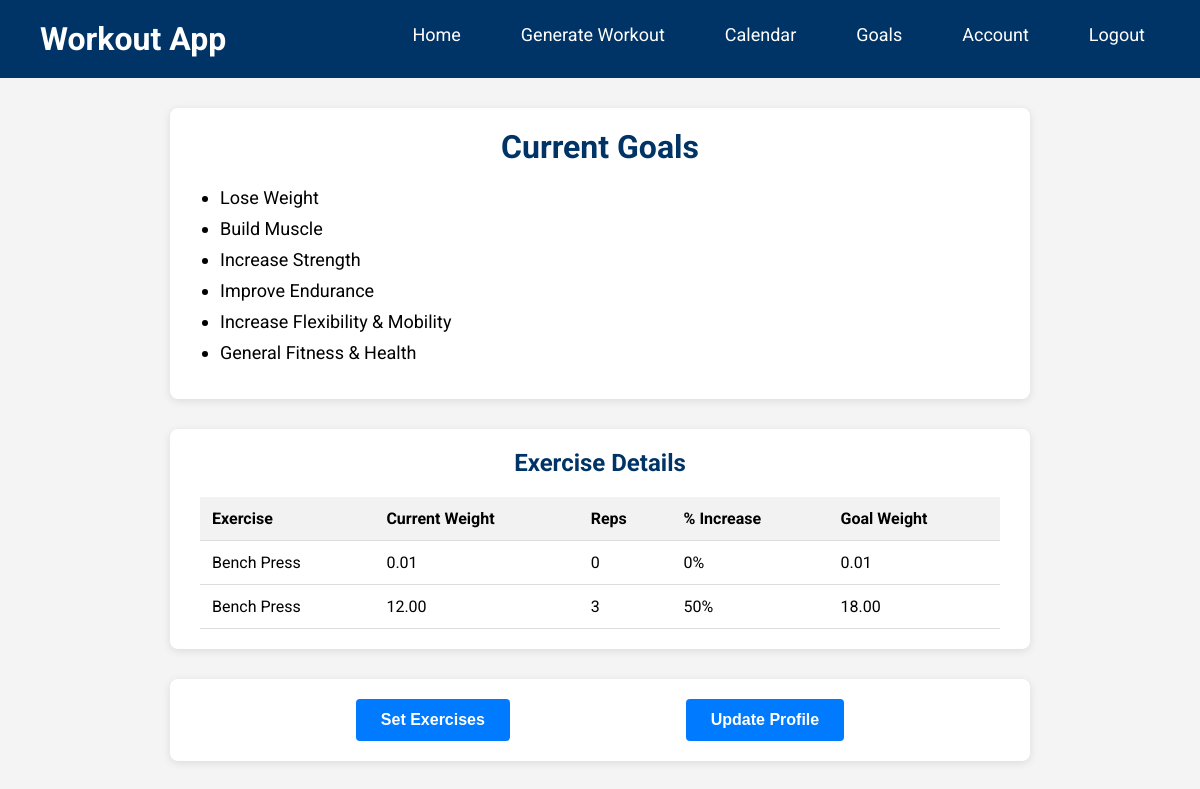
The page /goals/ (signed in) on the database as committed earlier.
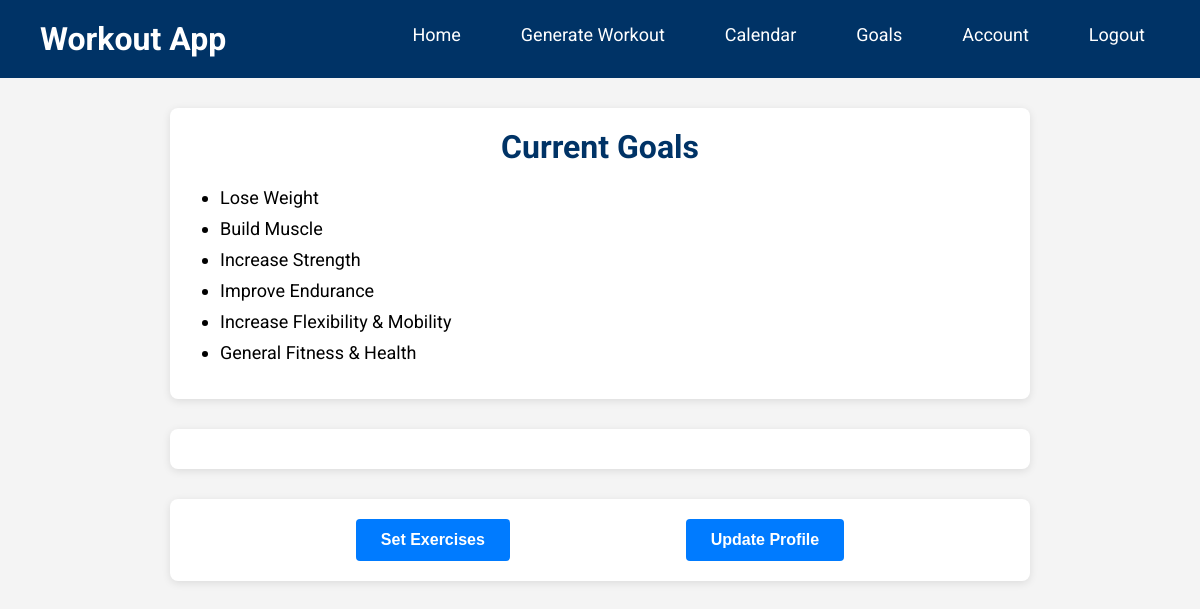
The same page on the database as committed later.
### accounts/models.py (models this page shows)
class Goal(models.Model):
    name = models.CharField(max_length=100)
    description = models.TextField()
    def __str__(self):
        return self.name

### goals/models.py (models this page shows, shortened)
class UserExercise(models.Model):
    user = models.ForeignKey(settings.AUTH_USER_MODEL, on_delete=models.CASCADE)
    exercise = models.ForeignKey(Exercise, on_delete=models.CASCADE)
    current_weight = models.DecimalField(max_digits=6, decimal_places=2)
    reps = models.PositiveIntegerField()
    percent_increase = models.IntegerField(choices=PERCENT_CHOICES, default=0)
    start_date = models.DateField(default=now)
    end_date = models.DateField(null=True, blank=True)
    recurring_day = models.IntegerField(
        choices=RECURRENCE_CHOICES,
        default=0,
    )
    @property
    def goal_weight(self):
        return (
            self.current_weight
            * (
                Decimal('1')
                + Decimal(self.percent_increase) / Decimal('100')
            )
        )

class Exercise(models.Model):
    name = models.CharField(max_length=100, unique=True)
    slug = models.SlugField(unique=True, blank=True)
    description = models.TextField(blank=True, null=True)
    body_part = models.CharField(max_length=100)
    target = models.CharField(max_length=100)
    equipment = models.CharField(max_length=100)
    gif_url = models.URLField(blank=True)
    secondary_muscles = models.JSONField(blank=True, default=list)
    instructions = models.JSONField(blank=True, default=list)

### goals/views.py (the view)
# urls.py: path('', goals, name='goals'),
@login_required
def goals(request):
    if request.user.is_authenticated:
        try:
            user_profile = request.user.userprofile
            user_goals = user_profile.goals.all()
            print("Goals found:", user_goals.count())
        except ObjectDoesNotExist:
            print("UserProfile does not exist for:", request.user)
            user_goals = []
    else:
        user_goals = []
    user_exercises = UserExercise.objects.filter(user=request.user)
    context = {
        'user_goals': user_goals,
        'exercises': user_exercises,
    }
    return render(request, 'goals/goals.html', context)

### home/context_processors.py (called while the page is built)
def base_url(request):
    return {"base_url": f"{request.scheme}://{request.get_host()}/proxy/8000/"}

### goals/templates/goals/goals.html (shortened to what this page needs)
<!DOCTYPE html>
<html lang="en">
<head>
</head>
<body>
  <header>
    <a class="logo" href="{% url 'home' %}">Workout App</a>
    <nav>
      <ul>
        <li><a href="{% url 'home' %}">Home</a></li>
        {% if user.is_authenticated %}
          <li><a href="{% url 'generate_workout' %}">Generate Workout</a></li>
          <li><a href="{% url 'calendar' %}">Calendar</a></li>
          <li><a href="{% url 'goals:goals' %}">Goals</a></li>
          <li><a href="{% url 'user_data' %}">Account</a></li>
          <li><a href="{% url 'logout' %}">Logout</a></li>
        {% else %}
          <li><a href="{% url 'login' %}">Login</a></li>
        {% endif %}
      </ul>
    </nav>
  </header>
  <div class="container">
    <div class="main-section">
      <h1>Current Goals</h1>
      {% if user_goals %}
        <ul>
          {% for goal in user_goals %}
            <li>{{ goal }}</li>
          {% endfor %}
        </ul>
      {% else %}
        <p>You have not set any goals yet.</p>
      {% endif %}
    </div>
    <div class="main-section">
      {% if exercises %}
        <h2>Exercise Details</h2>
        <table>
          <thead>
            <tr>
              <th>Exercise</th>
              <th>Current Weight</th>
              <th>Reps</th>
              <th>% Increase</th>
              <th>Goal Weight</th>
            </tr>
          </thead>
          <tbody>
            {% for entry in exercises %}
              <tr>
                <td>{{ entry.exercise.name }}</td>
                <td>{{ entry.current_weight }}</td>
                <td>{{ entry.reps }}</td>
                <td>{{ entry.percent_increase }}%</td>
                <td>{{ entry.goal_weight|floatformat:2 }}</td>
              </tr>
            {% endfor %}
          </tbody>
        </table>
      {% endif %}
    </div>
    <div class="main-section button-group">
      <a href="{% url 'goals:set_exercises' %}">
        <button type="button">Set Exercises</button>
      </a>
      <a href="{% url 'update_profile' %}">
        <button type="button">Update Profile</button>
      </a>
    </div>
  </div>
</body>
</html>

Rows that differ between the two databases and show on the page:
removed UserExercise: exercise.name "Bench Press", current_weight "0.01", reps "0", percent_increase "0", goal_weight "0.01"
removed UserExercise: exercise.name "Bench Press", current_weight "12.00", reps "3", percent_increase "50", goal_weight "18.00"
Other text that changed with them:
text no longer shown: "Exercise Details Exercise Current Weight Reps % Increase Goal Weight"
